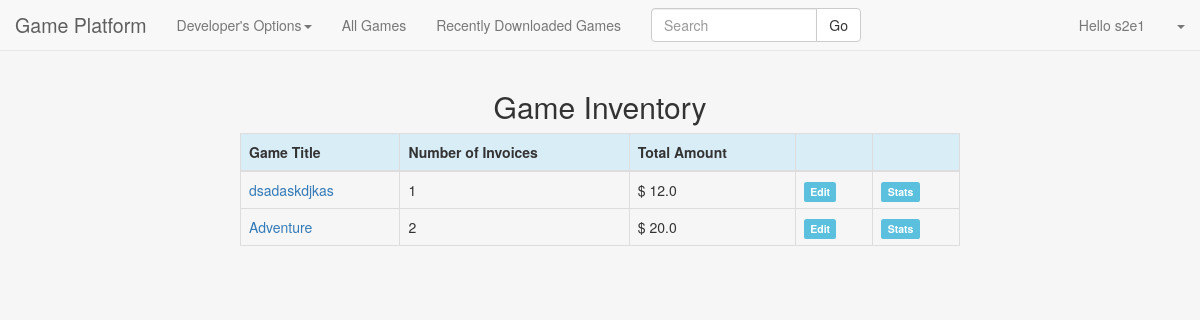
Page /dev/ (signed in) on the committed database.
### game_platform/models.py (models this page shows, shortened)
class Game(models.Model):
    title = models.CharField(max_length=100, unique=True)
    picture_url = models.URLField(max_length=200, null=True, blank=True)
    game_url = models.URLField(max_length=200)
    price = models.FloatField(default=0)
    description = models.TextField(null=True, blank=True)
    category = models.ForeignKey('Category', related_name='games')
    developer = models.ForeignKey('Developer', related_name='games')
    def calculate_invoices(self):
            return Player_Game.objects.filter(game=self).count()
    invoices = property(calculate_invoices)
    def calculate_total_sell(self):  # total sell of a game
        if Player_Game.objects.filter(game=self).first() is None:
            return 0;
        else:
            return Player_Game.objects.filter(game=self).aggregate(Sum('purchasePrice'))
    total_sell = property(calculate_total_sell)

### game_platform/developer/views.py (the view)
@login_required(login_url='/auth/login')
def dev_page(request):
    if Developer.objects.filter(user=request.user).first() is None:
        if Developer.objects.filter(user=request.user).first() is None:
            return render_to_response("403.html", {'error_message': 'You must be a developer to access this page.'},
                                      context_instance=RequestContext(request))
    context = {"games": Game.objects.filter(developer=Developer.objects.get(user=request.user))}
    return render_to_response("developer/dev_page.html", context, context_instance=RequestContext(request))

### game_platform/templates/developer/dev_page.html (shortened to what this page needs)
{% extends 'base_home.html' %}
{% block cat_menu %}
    <a href="#" class="dropdown-toggle" data-toggle="dropdown">Developer's Options<b class="caret"></b></a>
{% endblock cat_menu %}
{% block body %}
    <h2>Game Inventory</h2>
        <div id="tableContainer" style="padding-left: 20%;padding-right: 20%;">
            <table class="table table-bordered table-hover" id="statTable">
                <thead>
                    <tr class="info">
                        <th>Game Title</th>
                        <th>Number of Invoices</th>
                        <th>Total Amount</th>
                        <th></th>
                        <th></th>
                    </tr>
                </thead>
                <tbody>
                    {% for game in games %}
                        <tr>
                            <td><a href="/game/{{ game.id }}">{{ game.title }}</a></td>
                            <td>{{ game.invoices }}</td>
                            <td>$ {{ game.total_sell.purchasePrice__sum }}</td>
                            <td><a href="/dev/edit/{{ game.id }}"><span class="label label-info">Edit</span></a></td>
                            <td><a href="/dev/sales/{{ game.id }}"><span class="label label-info">Stats</span></a></td>
                        </tr>
                    {% endfor %}
                </tbody>
            </table>
        </div>
{% endblock body%}

### game_platform/templates/base_home.html (shortened to what this page needs)
<!DOCTYPE html>
<html lang="en">
    <head>
        <link href="{{ STATIC_URL }}css/bootstrap.min.css" rel="stylesheet">
        <link href="{{ STATIC_URL }}css/game_platform.css" rel="stylesheet">
    </head>
    <body>
        <header>
            <nav class="navbar navbar-default navbar-fixed-top" role="navigation">
                <div class="container-fluid">
                    <div class="navbar-header">
                        <a class="navbar-brand" href="{% url 'home' %}">Game Platform</a>
                    </div>
                    <div class="collapse navbar-collapse" id="menu">
                        <ul class="nav navbar-nav">
                            <li class="dropdown">
                                {% block cat_menu %}
                                {% endblock cat_menu %}
                            </li>
                            <li><a href="{% url 'game_list' %}">All Games</a></li>
                            <li><a href="{% url 'popular_games' %}">Recently Downloaded Games</a></li>
                        </ul>
                        <form class="navbar-form navbar-left" role="search" action="{% url 'home' %}">
                            <div class="input-group" style="width:210px">
                                <input type="text" class="form-control" name="query" placeholder="Search">
                                <span class="input-group-btn">
                                    <button type="submit" class="btn btn-default">Go</button>
                                </span>
                            </div>
                        </form>
                        <ul class="nav navbar-nav navbar-right">
                            {% if user.is_authenticated %}
                                <li><a href="{% url 'login' %}">Hello {{ user.get_username }}</a></li>
                            {% else %}
                                <li><a href="{% url 'login' %}">Hello Guest!</a></li>
                            {% endif %}
                            <li class="dropdown">
                                <a href="#" class="dropdown-toggle" data-toggle="dropdown"><b class="caret"></b></a>
                            </li>
                        </ul>
                    </div>
                </div>
            </nav>
        </header>
        {% block body %}
        {% endblock body%}
    </body>
</html>

### game_platform/static/css/game_platform.css (style rules this page uses)
body { background-color: #f6f6f6; padding-top: 70px; }
header .navbar-brand { font-size: 1.4em; font-weight: 200; }
h2 { text-align: center; }

### rows in the picture
Game: title "dsadaskdjkas", invoices "1", total_sell.purchasePrice__sum "12.0"
Game: title "Adventure", invoices "2", total_sell.purchasePrice__sum "20.0"

### other values in the picture
{{ user.get_username }} "s2e1"
